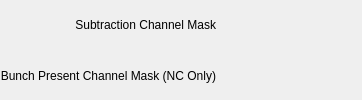
            <widget class="QFrame" name="frame_2">
             <property name="minimumSize">
              <size>
               <width>0</width>
               <height>50</height>
              </size>
             </property>
             <property name="frameShape">
              <enum>QFrame::NoFrame</enum>
             </property>
             <property name="frameShadow">
              <enum>QFrame::Raised</enum>
             </property>
             <layout class="QGridLayout" name="gridLayout_7">
              <property name="leftMargin">
               <number>0</number>
              </property>
              <property name="topMargin">
               <number>0</number>
              </property>
              <property name="rightMargin">
               <number>0</number>
              </property>
              <property name="bottomMargin">
               <number>0</number>
              </property>
              <property name="verticalSpacing">
               <number>2</number>
              </property>
              <item row="0" column="0">
               <layout class="QGridLayout" name="gridLayout_6">
                <property name="horizontalSpacing">
                 <number>6</number>
                </property>
                <property name="verticalSpacing">
                 <number>2</number>
                </property>
                <item row="0" column="0">
                 <widget class="QLabel" name="label_23">
                  <property name="text">
                   <string>Subtraction Channel Mask</string>
                  </property>
                  <property name="alignment">
                   <set>Qt::AlignRight|Qt::AlignTrailing|Qt::AlignVCenter</set>
                  </property>
                 </widget>
                </item>
                <item row="1" column="0">
                 <widget class="QLabel" name="label_24">
                  <property name="text">
                   <string>Bunch Present Channel Mask (NC Only)</string>
                  </property>
                  <property name="alignment">
                   <set>Qt::AlignRight|Qt::AlignTrailing|Qt::AlignVCenter</set>
                  </property>
                 </widget>
                </item>
                <item row="1" column="1">
                 <widget class="PyDMLabel" name="PyDMLabel_63">
                  <property name="minimumSize">
                   <size>
                    <width>100</width>
                    <height>0</height>
                   </size>
                  </property>
                  <property name="toolTip">
                   <string/>
                  </property>
                  <property name="alignment">
                   <set>Qt::AlignCenter</set>
                  </property>
                  <property name="alarmSensitiveContent" stdset="0">
                   <bool>true</bool>
                  </property>
                  <property name="channel" stdset="0">
                   <string>ca://${P}:LC${LCLS}_ANA_BOX_INT_EN_RBV</string>
                  </property>
                 </widget>
                </item>
                <item row="0" column="1">
                 <widget class="PyDMLabel" name="PyDMLabel_62">
                  <property name="minimumSize">
                   <size>
                    <width>100</width>
                    <height>0</height>
                   </size>
                  </property>
                  <property name="toolTip">
                   <string/>
                  </property>
                  <property name="alignment">
                   <set>Qt::AlignCenter</set>
                  </property>
                  <property name="alarmSensitiveContent" stdset="0">
                   <bool>true</bool>
                  </property>
                  <property name="channel" stdset="0">
                   <string>ca://${P}:LC${LCLS}_ANA_OFF_POL_RBV</string>
                  </property>
                 </widget>
                </item>
                <item row="0" column="2">
                 <spacer name="horizontalSpacer_2">
                  <property name="orientation">
                   <enum>Qt::Horizontal</enum>
                  </property>
                  <property name="sizeHint" stdset="0">
                   <size>
                    <width>40</width>
                    <height>20</height>
                   </size>
                  </property>
                 </spacer>
                </item>
               </layout>
              </item>
             </layout>
            </widget>
